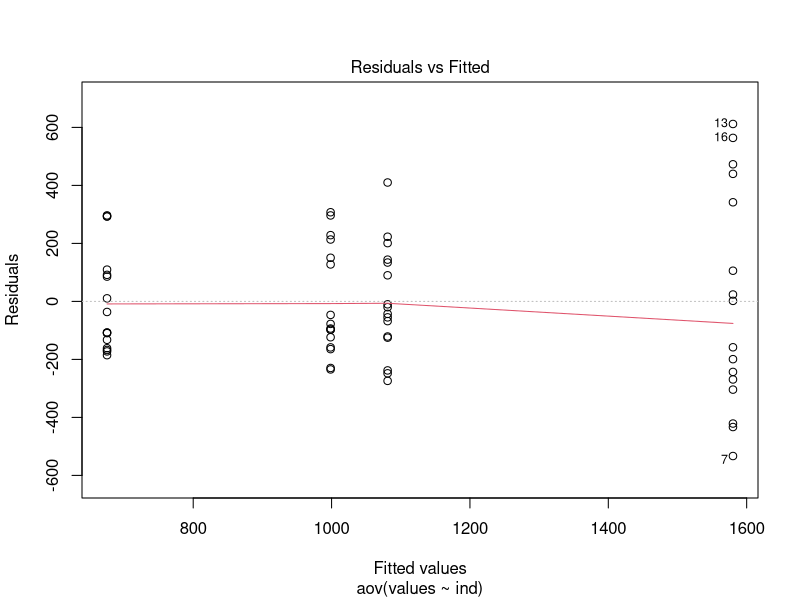
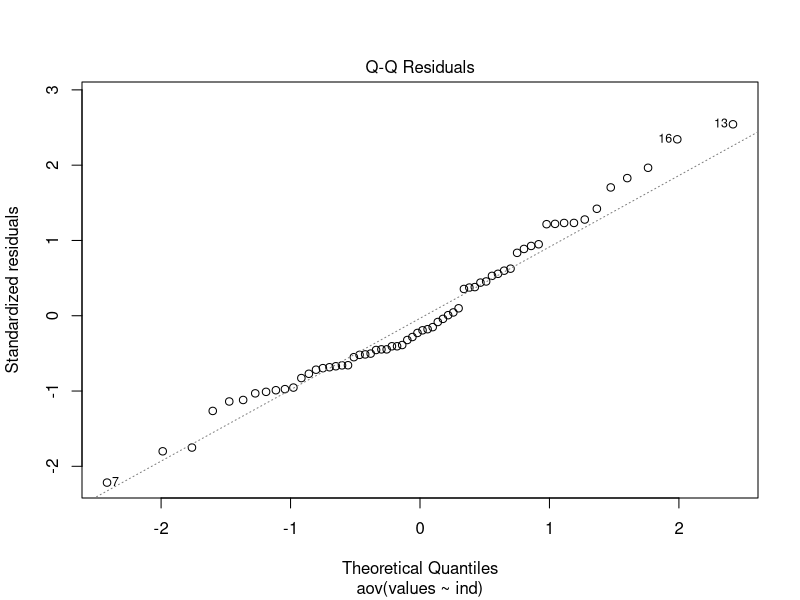
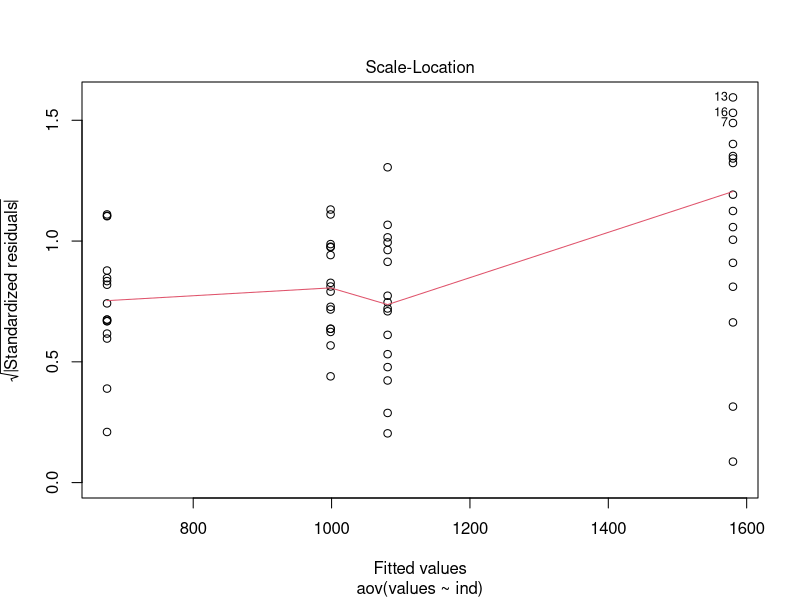
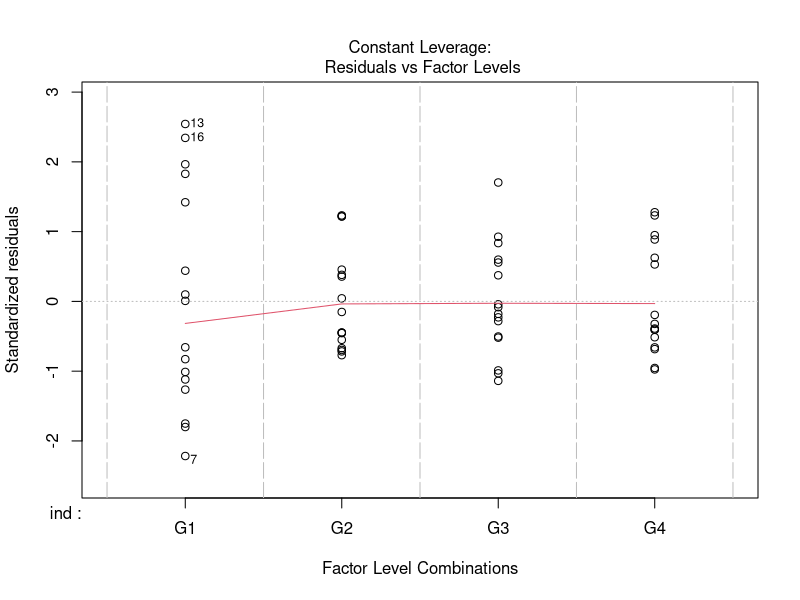
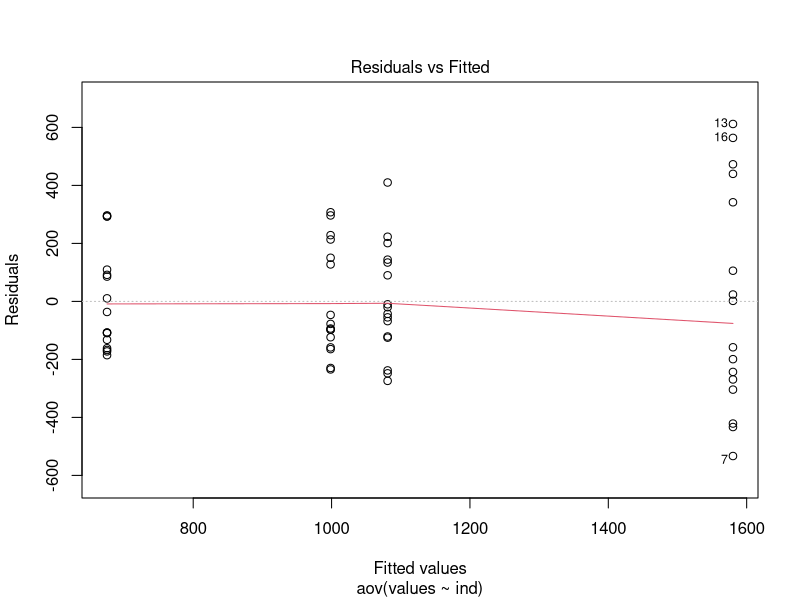
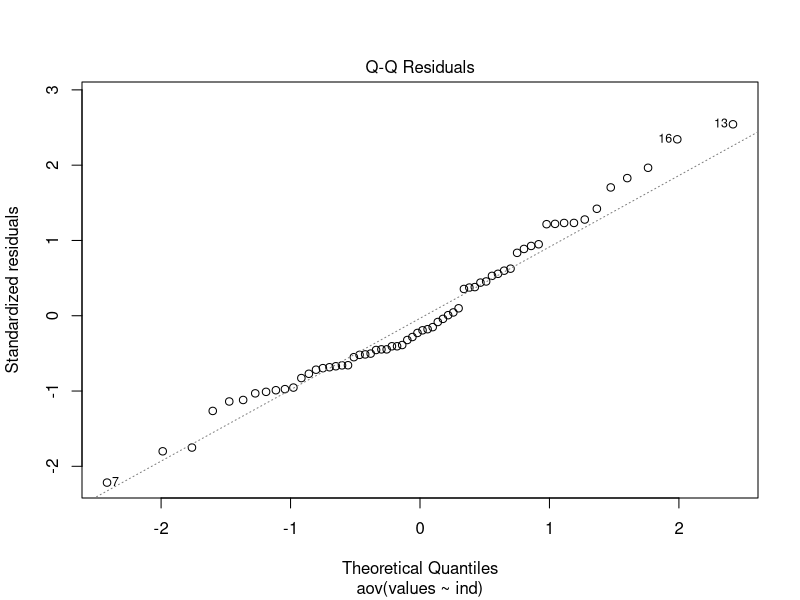
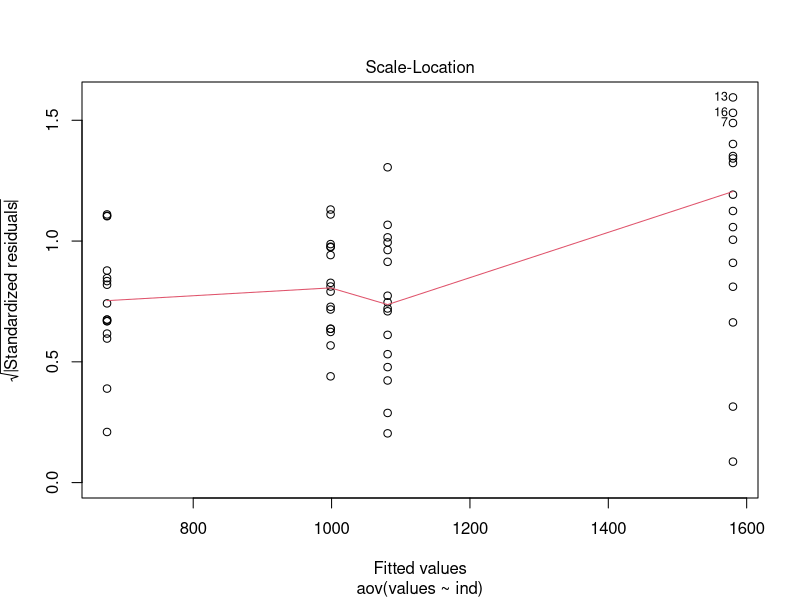
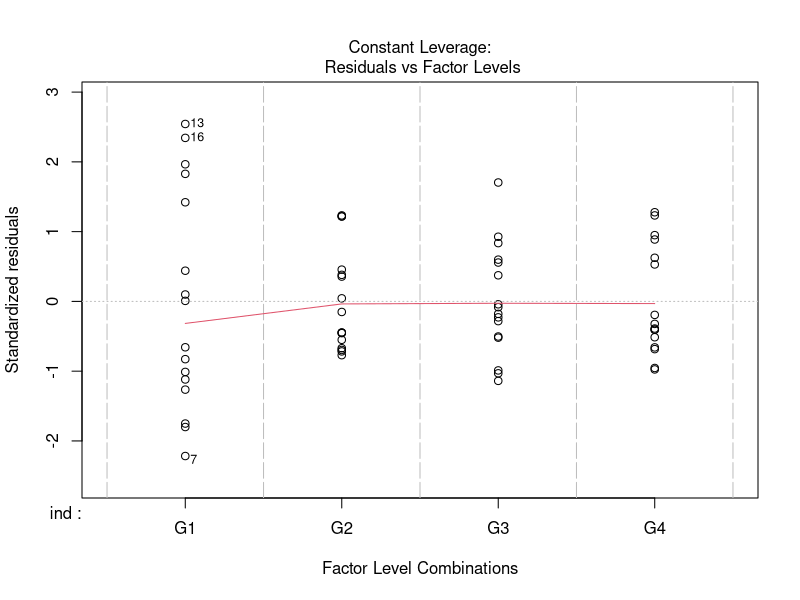

Generate these figures, in order, with R: (Note: this script raises an error after producing the figures.)
# ANOVA calculation

G1	<- c(1604,	1422,	1337,	1311,	1147,	1159,	1047,	1381,	1276,	1582,	1686,	1922,	2192,	2020,	2053,	2144)
G2	<- c(639,	566,	568,	568,	514,	543,	490,	503,	508,	686,	767,	761,	968,	969,	785,	972)
G3	<- c(1071,	960,	1026,	1038,	956,	1013,	833,	843,	807,	1061,	1171,	1225,	1304,	1282,	1215,	1491)
G4	<- c(840,	905,	901,	901,	921,	875,	764,	769,	834,	952,	1227,	1212,	1295,	1306,	1126,	1149)
G5	<- c(399,	384,	354,	382,	331,	419,	340,	317,	357,	366,	469,	436,	432,	493,	345,	534)

groupData <- data.frame(G1, G2, G3, G4, G5)

# convert data to long format
LongData <- stack(groupData,       # this only works if the data is in vectors, if your data is another type you might have to convert
                  select = -c(G5)  # This deselects one or more collums (notice the - sign) use it to deselect data that cant be used
                  )
# do the ANOVA
ANOVA_result <- aov(values ~ ind, data = LongData)

# Show the result of the anova
summary(ANOVA_result)

# plot dianostic plots                                   (https://arc.lib.montana.edu/book/statistics-with-r-textbook/item/57)
plot(ANOVA_result)

# the plots should follow a flat line except the QQ plot




# lav ANOVA og gem resultatet i ANOVA_result
ANOVA_result <- aov(values ~ ind, data = LongData)

# Vis resultat
summary(ANOVA_result)

# vis diagnostiske plot     
plot(ANOVA_result)


# lav en post-hoc analyse med Turky HSD hvis resultatet af ANOVA var signifikant

TurkyHSD(ANOVA_result)
